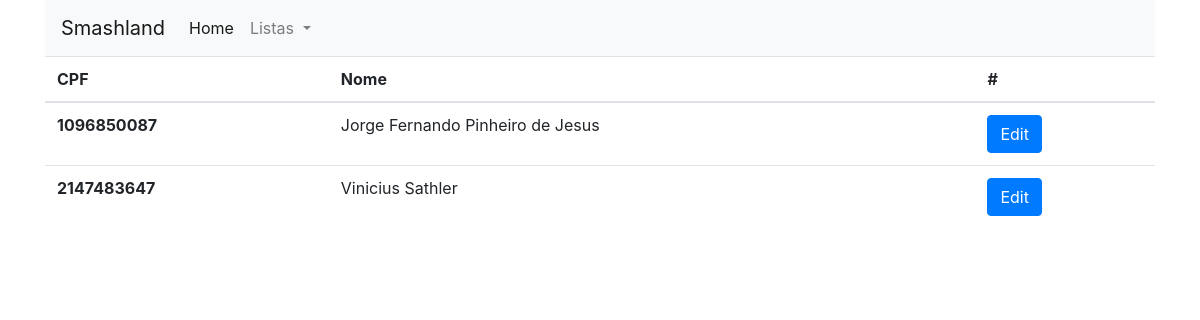
The app's page /Aplicacao/funcionarios.php with its own data.
### tables this page shows
CREATE TABLE IF NOT EXISTS `Funcionario` (
  `CPF` INT NOT NULL,
  `Nome` VARCHAR(45) NOT NULL,
  `Endereco` VARCHAR(45) NOT NULL,
  PRIMARY KEY (`CPF`),
  UNIQUE INDEX `CPF_UNIQUE` (`CPF` ASC));

### Aplicacao/crud.php (called while the page is built, shortened)
<?php
    function listar_funcionarios(){
        $link = abreConexao();
        $query = "select * from funcionario";
        $result = mysqli_query($link, $query);
        $arrayFuncionarios = array();
        while($Funcionarios = mysqli_fetch_array($result)) {
            array_push($arrayFuncionarios, $Funcionarios);
        }
        return $arrayFuncionarios;
    }

### Aplicacao/funcionarios.php (the view)
<?php
    require_once "header.php";
    $funcionarios = listar_funcionarios();
?>
    <table class="table">
    <thead>
        <tr>
            <th scope="col">CPF</th>
            <th scope="col">Nome</th>
            <th scope="col">#</th>
        </tr>
    </thead>
    <tbody>
<?php
    foreach($funcionarios as $funcionario){
?>
    <tr>
      <th scope="row"><?=$funcionario['CPF']?></th>
      <td><?=$funcionario['Nome']?></td>
      <td><a class="btn btn-primary" href=<?="update_funcionario.php?cpf=".$funcionario['CPF']?> role="button">Edit</a></td>
    </tr>
<?php
    }
?>
    </tbody>
<?php
    require_once "footer.php";
?>

### records on screen
funcionario: CPF "1096850087", Nome "Jorge Fernando Pinheiro de Jesus"
funcionario: CPF "2147483647", Nome "Vinicius Sathler"
